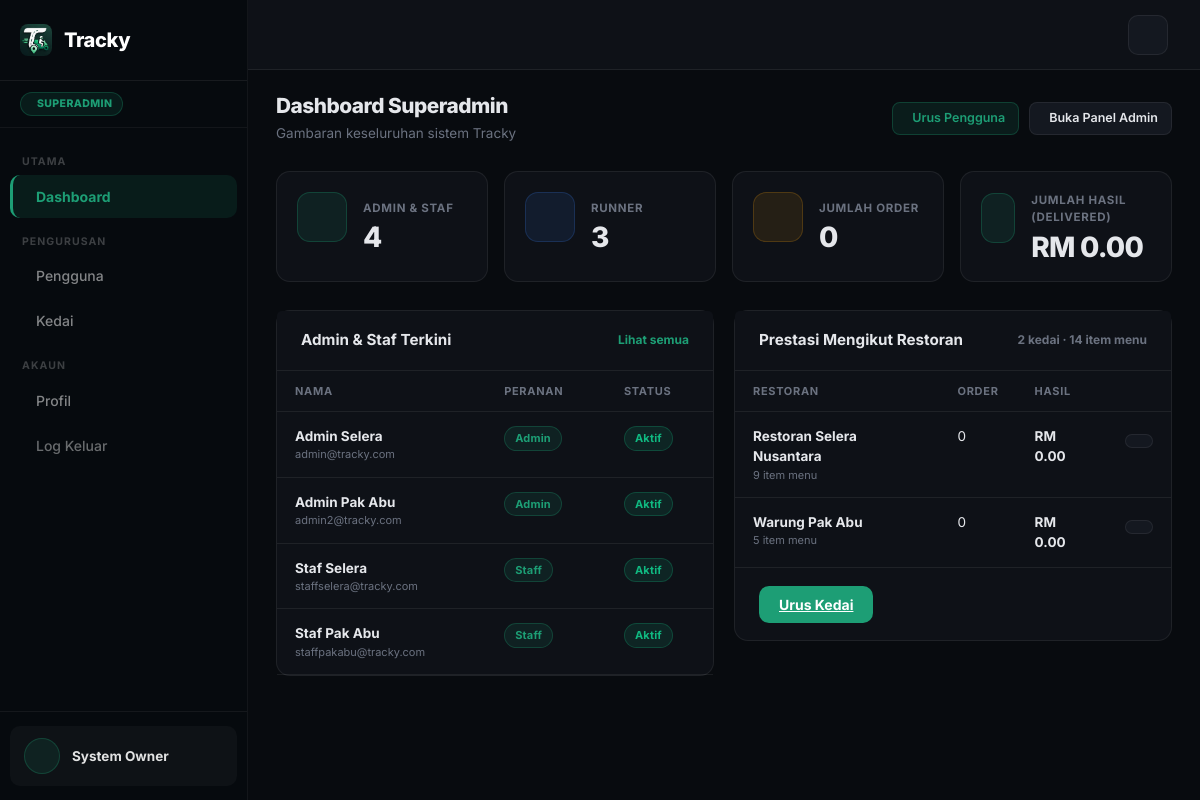
/superadmin/superadmin_dashboard.php (signed in), run on an earlier commit of the app's database.
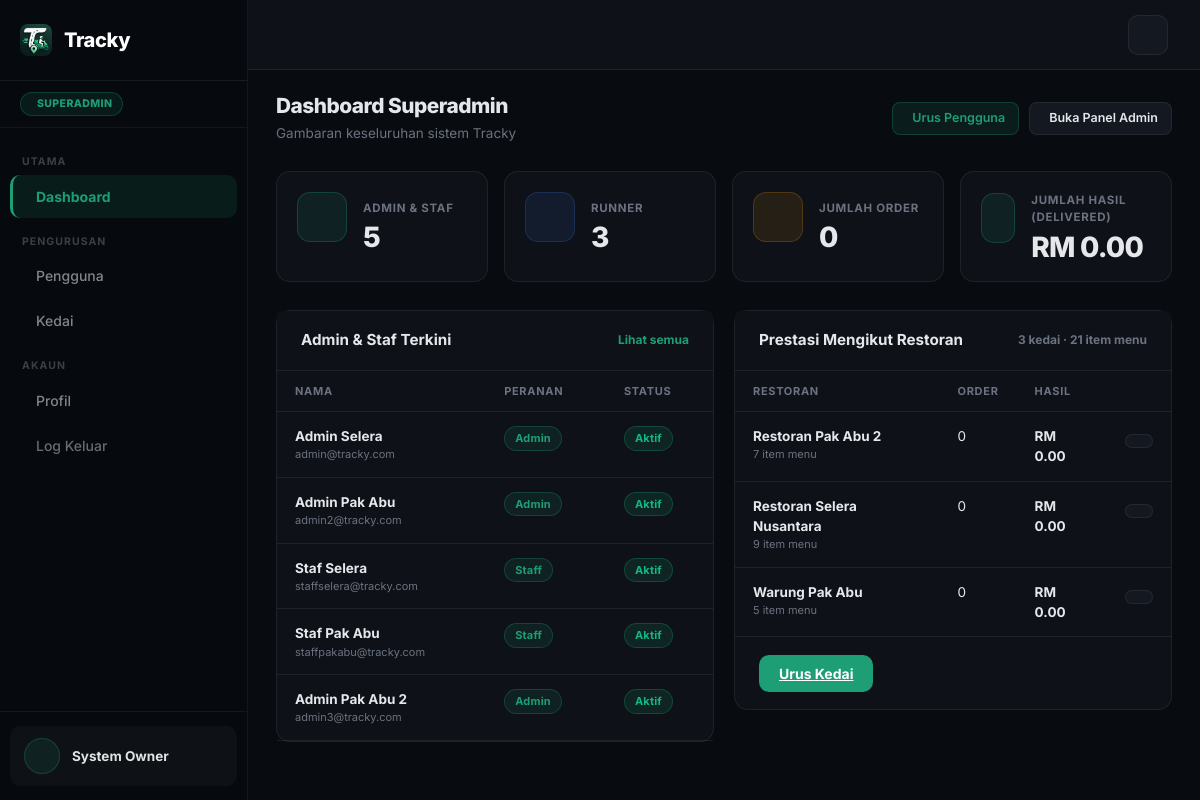
And on a later commit of the database.
### tables this page shows
CREATE TABLE users (
  id INT AUTO_INCREMENT PRIMARY KEY,
  name VARCHAR(100) NOT NULL,
  email VARCHAR(100) UNIQUE NOT NULL,
  password VARCHAR(255) NOT NULL,
  role ENUM('superadmin','admin','staff','runner') NOT NULL,
  phone VARCHAR(20),
  restaurant_id INT NULL,
  is_active TINYINT DEFAULT 1,
  created_at TIMESTAMP DEFAULT CURRENT_TIMESTAMP,
  INDEX idx_users_restaurant (restaurant_id),
  FOREIGN KEY (restaurant_id) REFERENCES restaurants(id)
);

CREATE TABLE restaurants (
  id INT AUTO_INCREMENT PRIMARY KEY,
  name VARCHAR(100) NOT NULL DEFAULT 'Restoran Tracky',
  slug VARCHAR(80) UNIQUE,
  address TEXT,
  phone VARCHAR(20),
  email VARCHAR(100),
  logo VARCHAR(255),
  cover_image VARCHAR(255),
  accent_color VARCHAR(20) NOT NULL DEFAULT '#1D9E75',
  delivery_fee DECIMAL(10,2) DEFAULT 5.00,
  free_delivery_min DECIMAL(10,2) DEFAULT 30.00,
  operating_hours VARCHAR(100) DEFAULT '8:00 AM - 10:00 PM',
  is_open TINYINT DEFAULT 1,
  is_active TINYINT NOT NULL DEFAULT 1,
  created_at TIMESTAMP DEFAULT CURRENT_TIMESTAMP
);

### includes/functions.php (called while the page is built, shortened)
<?php
function formatPrice(float $price): string
{
    return 'RM ' . number_format($price, 2);
}
function e(?string $value): string
{
    return htmlspecialchars($value ?? '', ENT_QUOTES, 'UTF-8');
}

### superadmin/superadmin_dashboard.php (the view, shortened to what the changed rows need)
<?php
require_once __DIR__ . '/../includes/db.php';
require_once __DIR__ . '/../includes/functions.php';
function scalarCount(mysqli $conn, string $sql): int
{
    $res = mysqli_query($conn, $sql);
    return $res ? (int) (mysqli_fetch_assoc($res)['c'] ?? 0) : 0;
}
$total_admins   = scalarCount($conn, "SELECT COUNT(*) c FROM users WHERE role IN ('admin','staff')");
$menu_items     = scalarCount($conn, "SELECT COUNT(*) c FROM menu_items");
$total_stores   = scalarCount($conn, "SELECT COUNT(*) c FROM restaurants");
$per_restaurant = mysqli_query($conn, "SELECT res.id, res.name, res.is_active,
    (SELECT COUNT(*) FROM orders o WHERE o.restaurant_id = res.id) AS orders,
    (SELECT COALESCE(SUM(total_amount),0) FROM orders o WHERE o.restaurant_id = res.id AND o.status='delivered') AS revenue,
    (SELECT COUNT(*) FROM menu_items m WHERE m.restaurant_id = res.id) AS items
  FROM restaurants res ORDER BY res.name ASC");
$recent_users = mysqli_query($conn, "SELECT id, name, email, role, is_active, created_at FROM users WHERE role IN ('admin','staff') ORDER BY created_at DESC LIMIT 6");
require_once __DIR__ . '/../includes/superadmin_layout_start.php';
?>
<div class="stats-grid">
  <div class="stat-card">
    <div class="d-flex align-items-center gap-3">
      <div>
        <div class="stat-label">Admin & Staf</div>
        <div class="stat-value"><?= $total_admins ?></div>
      </div>
    </div>
  </div>
</div>
<div class="two-col-layout" style="margin-top:20px">
  <div>
    <div class="card">
      <div class="table-responsive">
        <table class="table mb-0">
          <thead><tr><th>Nama</th><th>Peranan</th><th>Status</th></tr></thead>
          <tbody>
          <?php if (mysqli_num_rows($recent_users) === 0): ?>
            <tr><td colspan="3" style="text-align:center;color:var(--muted);padding:24px">Tiada akaun admin/staf lagi</td></tr>
          <?php else: while ($u = mysqli_fetch_assoc($recent_users)): ?>
            <tr>
              <td>
                <div style="font-weight:700;color:var(--text)"><?= e($u['name']) ?></div>
                <div style="font-size:11px;color:var(--muted)"><?= e($u['email']) ?></div>
              </td>
              <td><span class="badge-status status-assigned" style="font-size:11px"><?= e(ucfirst($u['role'])) ?></span></td>
              <td>
                <?php if ($u['is_active']): ?>
                  <span class="badge-status status-delivered" style="font-size:11px">Aktif</span>
                <?php else: ?>
                  <span class="badge-status status-cancelled" style="font-size:11px">Digantung</span>
                <?php endif; ?>
              </td>
            </tr>
          <?php endwhile; endif; ?>
          </tbody>
        </table>
      </div>
    </div>
  </div>
  <div>
    <div class="card">
      <div class="card-header d-flex justify-content-between align-items-center">
        <span>Prestasi Mengikut Restoran</span>
        <span style="font-size:12px;color:var(--muted)"><?= $total_stores ?> kedai · <?= $menu_items ?> item menu</span>
      </div>
      <div class="table-responsive">
        <table class="table mb-0">
          <thead><tr><th>Restoran</th><th>Order</th><th>Hasil</th><th></th></tr></thead>
          <tbody>
          <?php if (!$per_restaurant || mysqli_num_rows($per_restaurant) === 0): ?>
            <tr><td colspan="4" style="text-align:center;color:var(--muted);padding:24px">Tiada restoran lagi</td></tr>
          <?php else: while ($r = mysqli_fetch_assoc($per_restaurant)): ?>
            <tr>
              <td>
                <div style="font-weight:700;color:var(--text)"><?= e($r['name']) ?></div>
                <div style="font-size:11px;color:var(--muted)"><?= (int)$r['items'] ?> item menu<?= !$r['is_active'] ? ' · nyahaktif' : '' ?></div>
              </td>
              <td style="color:var(--text-2)"><?= (int)$r['orders'] ?></td>
              <td style="font-weight:700;color:var(--primary)"><?= formatPrice((float)$r['revenue']) ?></td>
              <td><a href="/tracky/admin/admin_dashboard.php?manage_restaurant=<?= (int)$r['id'] ?>" class="btn-icon" title="Urus kedai ini"><i class="ti ti-settings"></i></a></td>
            </tr>
          <?php endwhile; endif; ?>
          </tbody>
        </table>
      </div>
    </div>
  </div>
</div>
<?php require_once __DIR__ . '/../includes/superadmin_layout_end.php'; ?>

What changed in the data, as far as the page shows it:
added users: name "Admin Pak Abu 2", email "admin3@tracky.com", role "Admin", is_active "Aktif"
added restaurants: name "Restoran Pak Abu 2", items "7", orders "0", revenue "RM 0.00"
Also different on the page:
$total_admins: "4" → "5"
$total_stores: "2" → "3"
$menu_items: "14" → "21"
